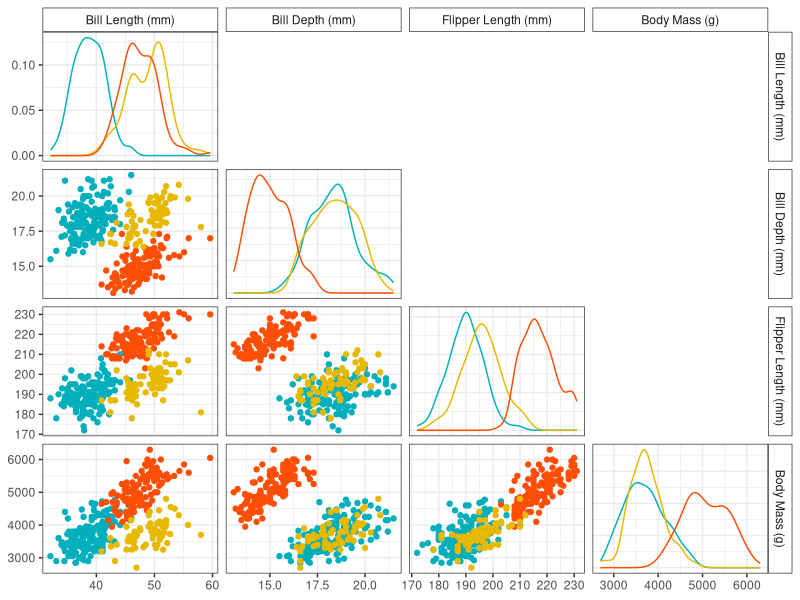

Recreate this plot in R.
##############
## Synopsis: Make a pairs plot of the famous penguins dataset
## Author: David Gerard
##############

library(tidyverse)
library(GGally)
library(palmerpenguins)
data("penguins")

my_density <- function(data, mapping, ...) {
  ggplot(data, mapping) +
    geom_density()
}

penguins %>%
  rename(`Bill Length (mm)` = bill_length_mm,
         `Bill Depth (mm)` = bill_depth_mm,
         `Flipper Length (mm)` = flipper_length_mm,
         `Body Mass (g)` = body_mass_g) %>%
ggpairs(columns = c("Bill Length (mm)", "Bill Depth (mm)",
                    "Flipper Length (mm)", "Body Mass (g)"),
        upper = NULL,
        diag = list(continuous = my_density),
        mapping = aes(color = species)
) +
  theme_bw() +
  theme(strip.background = element_rect(fill = "white")) +
  scale_color_manual(values = c("#00AFBB", "#E7B800", "#FC4E07")) ->
  pl

png(file = "./output/penguin_pairs.png",
    width = 700,
    height = 700,
    family = "Times")
pl
dev.off()
